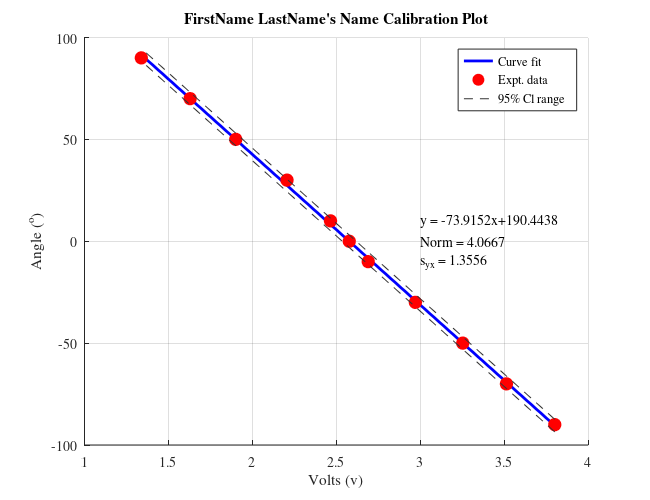
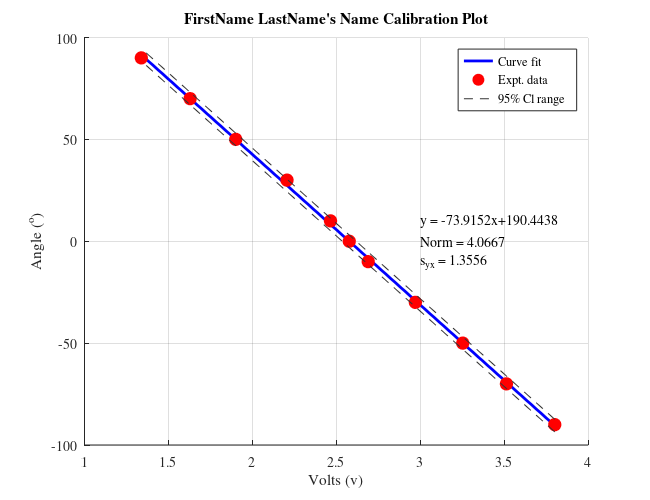

Write MATLAB code to recreate these figures, in order.
% This is a generic program to generate calibration plot and provide slope
% and intercept data; This code can be used for calibration for other
% experiments too.
%%%%%%%%%%%%%%%%%%%%%%%%%%%%%%%%%%%%%%%%%%%%%%%
% Date: 7/18/25
% Dr. Christopher Bitikofer
% This is a basic program to demonstrate the use of polyfit command and
% calculate norm and standard error of fit.
% User has to provide appropriate information - see beginning of code
%%%%%%%%%%%%%%%%%%%%%%%%%%%%%%%%%%%%%%%%%%%%%%%
clear; close all; clc

%% User have to manually add information- change x, y, and t_nuP values as required.
x = [3.8005 3.5127 3.2527 2.9704 2.6897 2.5767 2.465 2.206 1.9007 1.6289 1.3384]; % Example Voltage Data
y = [-90 -70 -50 -30 -10 0 10 30 50 70 90]; % Angular Location of Pendulum
t_nuP= 2.262; % Value read from t-student's table
plotTitle = 'FirstName LastName''s Name Calibration Plot';

%% End of user information
[p,s] = polyfit (x,y,1); % Curve fitting with 1st order fit
xfit = x;% Generating x-data for curve fitting
yfit = polyval(p,xfit);
nu = s.df; % Getting degree of freedom for the curve fit 
norm = s.normr; % Getting the norm of the curve fitting
syx = norm/sqrt(nu);

%% Generating figure with specific size
figure(1)
set(gcf,'color',[1 1 1],'unit','inches','position',[0.50 0.50 6.50 5],...
    'defaultaxesfontsize',10,'defaultaxesfontname','times');
% Plotting data
plot(xfit,yfit,'b-','linewidth',2);hold on
plot(x,y,'ro','markersize',9,'markerfacecolor','r')
xlabel('Volts (v)')
ylabel('Angle (^{o})')
box off; grid on;

%% Adding 95% confidence level lines in the plot
y_cl_low = yfit - t_nuP*syx; % Using regression analysis
y_cl_up  = yfit + t_nuP*syx;
plot(xfit,y_cl_low,'--','color',[0.2 0.2 0.2], 'HandleVisibility','off');
plot(xfit,y_cl_up,'--','color',[0.2 0.2 0.2]);

%% Adding legend and title
legend('Curve fit','Expt. data','95% Cl range','location','Northeast')
title(plotTitle)

%% Adding text with relevant curvefitting information
text(3,10,sprintf('y = %3.4fx+%3.4f',p(1),p(2)),'Fontname','times')
text(3,0,sprintf('Norm = %3.4f',s.normr),'Fontname','times')
text(3,-10,sprintf('s_{yx} = %3.4f',syx),'Fontname','times')

%% Saving the files in png and pdf format
figName = ['../Figures/Student_Name_Exp_02_Part1'];
set(gcf,'PaperPositionMode','auto')
print(figName,'-dpng','-r600')
set(gcf,'PaperUnits','inches','Units','inches');
figpos = get(gcf,'Position');
set(gcf,'Papersize',figpos(3:4),'Units','inches');
print(figName,'-dpdf')